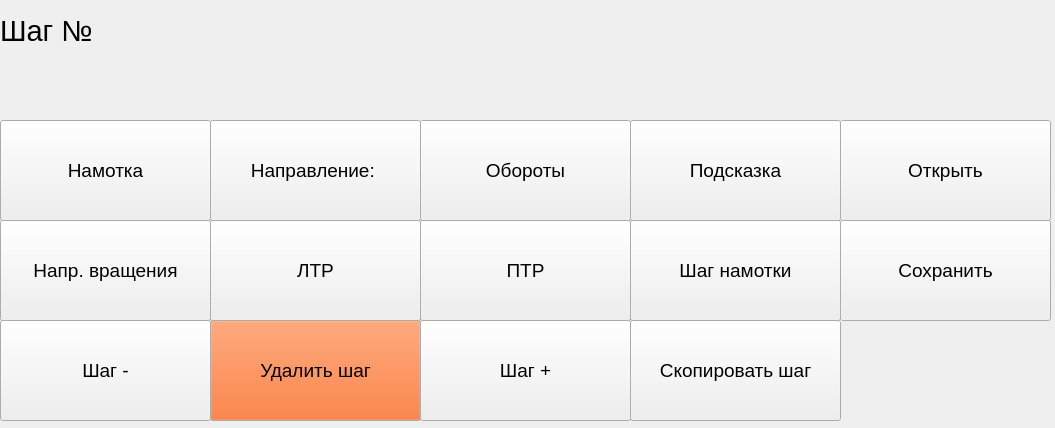
<?xml version="1.0" encoding="UTF-8"?>
<ui version="4.0">
 <class>MainWindow</class>
 <widget class="QMainWindow" name="MainWindow">
  <property name="windowModality">
   <enum>Qt::NonModal</enum>
  </property>
  <property name="geometry">
   <rect>
    <x>0</x>
    <y>0</y>
    <width>1055</width>
    <height>428</height>
   </rect>
  </property>
  <property name="windowTitle">
   <string notr="true"/>
  </property>
  <widget class="QWidget" name="centralwidget">
   <widget class="QPushButton" name="btnSaveProgram">
    <property name="geometry">
     <rect>
      <x>840</x>
      <y>220</y>
      <width>211</width>
      <height>101</height>
     </rect>
    </property>
    <property name="font">
     <font>
      <pointsize>14</pointsize>
     </font>
    </property>
    <property name="text">
     <string>Сохранить</string>
    </property>
   </widget>
   <widget class="QPushButton" name="btnOpenProgram">
    <property name="geometry">
     <rect>
      <x>840</x>
      <y>120</y>
      <width>211</width>
      <height>101</height>
     </rect>
    </property>
    <property name="font">
     <font>
      <pointsize>14</pointsize>
     </font>
    </property>
    <property name="text">
     <string>Открыть</string>
    </property>
   </widget>
   <widget class="QPushButton" name="btnRPM">
    <property name="geometry">
     <rect>
      <x>420</x>
      <y>120</y>
      <width>211</width>
      <height>101</height>
     </rect>
    </property>
    <property name="font">
     <font>
      <pointsize>14</pointsize>
     </font>
    </property>
    <property name="text">
     <string>Обороты</string>
    </property>
   </widget>
   <widget class="QPushButton" name="btnHint">
    <property name="geometry">
     <rect>
      <x>630</x>
      <y>120</y>
      <width>211</width>
      <height>101</height>
     </rect>
    </property>
    <property name="font">
     <font>
      <pointsize>14</pointsize>
     </font>
    </property>
    <property name="text">
     <string>Подсказка</string>
    </property>
   </widget>
   <widget class="QPushButton" name="btnWindingStep">
    <property name="geometry">
     <rect>
      <x>630</x>
      <y>220</y>
      <width>211</width>
      <height>101</height>
     </rect>
    </property>
    <property name="font">
     <font>
      <pointsize>14</pointsize>
     </font>
    </property>
    <property name="text">
     <string>Шаг намотки</string>
    </property>
   </widget>
   <widget class="QPushButton" name="btnStepMinus">
    <property name="geometry">
     <rect>
      <x>0</x>
      <y>320</y>
      <width>211</width>
      <height>101</height>
     </rect>
    </property>
    <property name="font">
     <font>
      <pointsize>14</pointsize>
     </font>
    </property>
    <property name="text">
     <string>Шаг -</string>
    </property>
   </widget>
   <widget class="QPushButton" name="btnWindingCount">
    <property name="geometry">
     <rect>
      <x>0</x>
      <y>120</y>
      <width>211</width>
      <height>101</height>
     </rect>
    </property>
    <property name="font">
     <font>
      <pointsize>14</pointsize>
     </font>
    </property>
    <property name="text">
     <string>Намотка</string>
    </property>
   </widget>
   <widget class="QPushButton" name="btnRotationDirection">
    <property name="geometry">
     <rect>
      <x>0</x>
      <y>220</y>
      <width>211</width>
      <height>101</height>
     </rect>
    </property>
    <property name="font">
     <font>
      <pointsize>14</pointsize>
     </font>
    </property>
    <property name="text">
     <string notr="true">Напр. вращения</string>
    </property>
   </widget>
   <widget class="QPushButton" name="btnStepPlus">
    <property name="geometry">
     <rect>
      <x>420</x>
      <y>320</y>
      <width>211</width>
      <height>101</height>
     </rect>
    </property>
    <property name="font">
     <font>
      <pointsize>14</pointsize>
     </font>
    </property>
    <property name="text">
     <string>Шаг +</string>
    </property>
   </widget>
   <widget class="QPushButton" name="btnLTR">
    <property name="geometry">
     <rect>
      <x>210</x>
      <y>220</y>
      <width>211</width>
      <height>101</height>
     </rect>
    </property>
    <property name="font">
     <font>
      <pointsize>14</pointsize>
     </font>
    </property>
    <property name="text">
     <string>ЛТР</string>
    </property>
   </widget>
   <widget class="QPushButton" name="btnDirection">
    <property name="geometry">
     <rect>
      <x>210</x>
      <y>120</y>
      <width>211</width>
      <height>101</height>
     </rect>
    </property>
    <property name="font">
     <font>
      <pointsize>14</pointsize>
     </font>
    </property>
    <property name="text">
     <string>Направление: </string>
    </property>
   </widget>
   <widget class="QPushButton" name="btnDelStep">
    <property name="geometry">
     <rect>
      <x>210</x>
      <y>320</y>
      <width>211</width>
      <height>101</height>
     </rect>
    </property>
    <property name="palette">
     <palette>
      <active>
       <colorrole role="Button">
        <brush brushstyle="SolidPattern">
         <color alpha="255">
          <red>255</red>
          <green>85</green>
          <blue>0</blue>
         </color>
        </brush>
       </colorrole>
       <colorrole role="Text">
        <brush brushstyle="SolidPattern">
         <color alpha="255">
          <red>170</red>
          <green>255</green>
          <blue>255</blue>
         </color>
        </brush>
       </colorrole>
       <colorrole role="PlaceholderText">
        <brush brushstyle="SolidPattern">
         <color alpha="128">
          <red>170</red>
          <green>255</green>
          <blue>255</blue>
         </color>
        </brush>
       </colorrole>
      </active>
      <inactive>
       <colorrole role="Button">
        <brush brushstyle="SolidPattern">
         <color alpha="255">
          <red>255</red>
          <green>85</green>
          <blue>0</blue>
         </color>
        </brush>
       </colorrole>
       <colorrole role="Text">
        <brush brushstyle="SolidPattern">
         <color alpha="255">
          <red>170</red>
          <green>255</green>
          <blue>255</blue>
         </color>
        </brush>
       </colorrole>
       <colorrole role="PlaceholderText">
        <brush brushstyle="SolidPattern">
         <color alpha="128">
          <red>170</red>
          <green>255</green>
          <blue>255</blue>
         </color>
        </brush>
       </colorrole>
      </inactive>
      <disabled>
       <colorrole role="Button">
        <brush brushstyle="SolidPattern">
         <color alpha="255">
          <red>255</red>
          <green>85</green>
          <blue>0</blue>
         </color>
        </brush>
       </colorrole>
       <colorrole role="Text">
        <brush brushstyle="SolidPattern">
         <color alpha="255">
          <red>170</red>
          <green>171</green>
          <blue>172</blue>
         </color>
        </brush>
       </colorrole>
       <colorrole role="PlaceholderText">
        <brush brushstyle="SolidPattern">
         <color alpha="128">
          <red>35</red>
          <green>38</green>
          <blue>41</blue>
         </color>
        </brush>
       </colorrole>
      </disabled>
     </palette>
    </property>
    <property name="font">
     <font>
      <pointsize>14</pointsize>
     </font>
    </property>
    <property name="text">
     <string>Удалить шаг</string>
    </property>
   </widget>
   <widget class="QPushButton" name="btnPTR">
    <property name="geometry">
     <rect>
      <x>420</x>
      <y>220</y>
      <width>211</width>
      <height>101</height>
     </rect>
    </property>
    <property name="font">
     <font>
      <pointsize>14</pointsize>
     </font>
    </property>
    <property name="text">
     <string>ПТР</string>
    </property>
   </widget>
   <widget class="QPushButton" name="btnCopyStep">
    <property name="geometry">
     <rect>
      <x>630</x>
      <y>320</y>
      <width>211</width>
      <height>101</height>
     </rect>
    </property>
    <property name="font">
     <font>
      <pointsize>14</pointsize>
     </font>
    </property>
    <property name="text">
     <string>Скопировать шаг</string>
    </property>
   </widget>
   <widget class="QLabel" name="lcdStepNumber">
    <property name="geometry">
     <rect>
      <x>240</x>
      <y>0</y>
      <width>311</width>
      <height>61</height>
     </rect>
    </property>
    <property name="font">
     <font>
      <pointsize>22</pointsize>
     </font>
    </property>
    <property name="text">
     <string/>
    </property>
   </widget>
   <widget class="QLabel" name="label_8">
    <property name="geometry">
     <rect>
      <x>0</x>
      <y>0</y>
      <width>291</width>
      <height>61</height>
     </rect>
    </property>
    <property name="font">
     <font>
      <pointsize>22</pointsize>
     </font>
    </property>
    <property name="text">
     <string>Шаг №</string>
    </property>
   </widget>
  </widget>
 </widget>
 <tabstops>
  <tabstop>btnOpenProgram</tabstop>
  <tabstop>btnRPM</tabstop>
  <tabstop>btnHint</tabstop>
  <tabstop>btnWindingStep</tabstop>
  <tabstop>btnStepMinus</tabstop>
  <tabstop>btnWindingCount</tabstop>
  <tabstop>btnRotationDirection</tabstop>
  <tabstop>btnStepPlus</tabstop>
  <tabstop>btnLTR</tabstop>
  <tabstop>btnDirection</tabstop>
  <tabstop>btnDelStep</tabstop>
  <tabstop>btnPTR</tabstop>
  <tabstop>btnSaveProgram</tabstop>
 </tabstops>
 <resources/>
 <connections/>
</ui>
